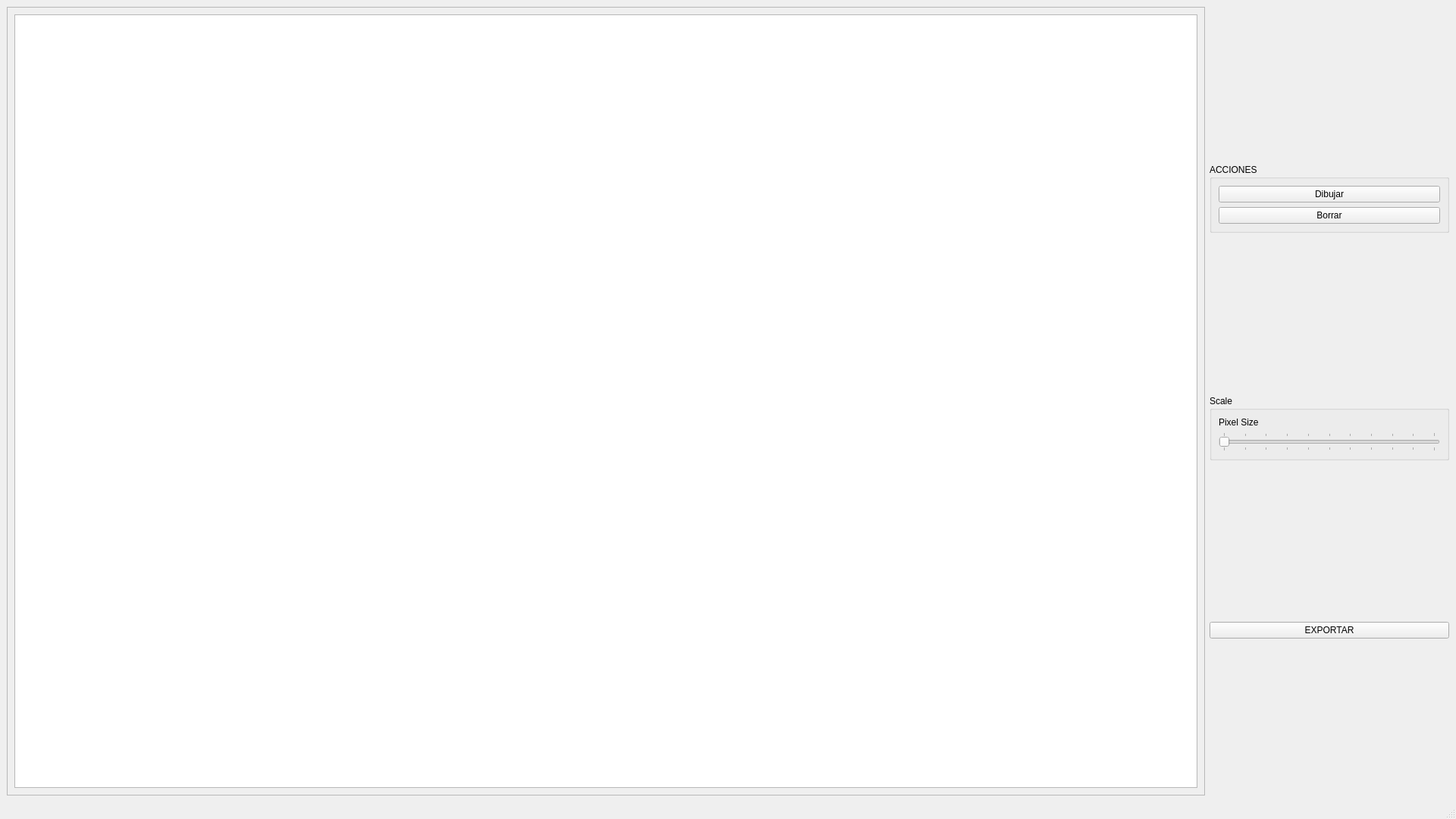
<?xml version="1.0" encoding="UTF-8"?>
<ui version="4.0">
 <class>MainWindowPaint</class>
 <widget class="QMainWindow" name="MainWindowPaint">
  <property name="geometry">
   <rect>
    <x>0</x>
    <y>0</y>
    <width>1920</width>
    <height>1080</height>
   </rect>
  </property>
  <property name="windowTitle">
   <string>MainWindow</string>
  </property>
  <widget class="QWidget" name="centralwidget">
   <layout class="QGridLayout" name="gridLayout">
    <item row="0" column="0">
     <layout class="QHBoxLayout" name="horizontalLayout_2" stretch="10,2">
      <item>
       <layout class="QVBoxLayout" name="verticalLayout">
        <item>
         <widget class="QFrame" name="frame">
          <property name="frameShape">
           <enum>QFrame::StyledPanel</enum>
          </property>
          <property name="frameShadow">
           <enum>QFrame::Raised</enum>
          </property>
          <layout class="QGridLayout" name="gridLayout_2">
           <item row="0" column="0">
            <widget class="QGraphicsView" name="graphicsView"/>
           </item>
          </layout>
         </widget>
        </item>
       </layout>
      </item>
      <item>
       <layout class="QVBoxLayout" name="verticalLayout_2">
        <item>
         <spacer name="verticalSpacer_4">
          <property name="orientation">
           <enum>Qt::Vertical</enum>
          </property>
          <property name="sizeHint" stdset="0">
           <size>
            <width>20</width>
            <height>40</height>
           </size>
          </property>
         </spacer>
        </item>
        <item>
         <widget class="QGroupBox" name="groupBox">
          <property name="title">
           <string>ACCIONES</string>
          </property>
          <layout class="QGridLayout" name="gridLayout_3">
           <item row="0" column="0">
            <widget class="QPushButton" name="pushButton_Dibujar">
             <property name="text">
              <string>Dibujar</string>
             </property>
            </widget>
           </item>
           <item row="1" column="0">
            <widget class="QPushButton" name="pushButton_Borrar">
             <property name="text">
              <string>Borrar</string>
             </property>
            </widget>
           </item>
          </layout>
         </widget>
        </item>
        <item>
         <spacer name="verticalSpacer_3">
          <property name="orientation">
           <enum>Qt::Vertical</enum>
          </property>
          <property name="sizeHint" stdset="0">
           <size>
            <width>20</width>
            <height>40</height>
           </size>
          </property>
         </spacer>
        </item>
        <item>
         <widget class="QGroupBox" name="groupBox_2">
          <property name="title">
           <string>Scale</string>
          </property>
          <layout class="QGridLayout" name="gridLayout_4">
           <item row="1" column="1">
            <widget class="QSlider" name="horizontalSlider">
             <property name="minimum">
              <number>1</number>
             </property>
             <property name="maximum">
              <number>21</number>
             </property>
             <property name="singleStep">
              <number>2</number>
             </property>
             <property name="orientation">
              <enum>Qt::Horizontal</enum>
             </property>
             <property name="tickPosition">
              <enum>QSlider::TicksBothSides</enum>
             </property>
            </widget>
           </item>
           <item row="0" column="1">
            <widget class="QLabel" name="label">
             <property name="text">
              <string>Pixel Size</string>
             </property>
            </widget>
           </item>
          </layout>
         </widget>
        </item>
        <item>
         <spacer name="verticalSpacer_2">
          <property name="orientation">
           <enum>Qt::Vertical</enum>
          </property>
          <property name="sizeHint" stdset="0">
           <size>
            <width>20</width>
            <height>40</height>
           </size>
          </property>
         </spacer>
        </item>
        <item>
         <widget class="QPushButton" name="pushButton_Exportar">
          <property name="text">
           <string>EXPORTAR</string>
          </property>
         </widget>
        </item>
        <item>
         <spacer name="verticalSpacer">
          <property name="orientation">
           <enum>Qt::Vertical</enum>
          </property>
          <property name="sizeHint" stdset="0">
           <size>
            <width>20</width>
            <height>40</height>
           </size>
          </property>
         </spacer>
        </item>
       </layout>
      </item>
     </layout>
    </item>
   </layout>
  </widget>
  <widget class="QStatusBar" name="statusbar"/>
 </widget>
 <resources/>
 <connections/>
</ui>
